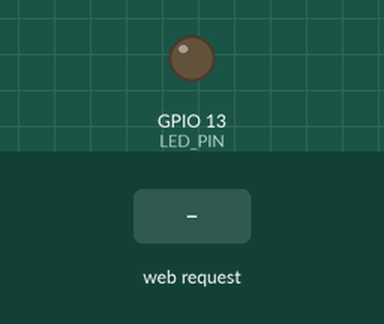
Simulated run of this sketch. Board: ESP32. On the bench: output pins drawn as LEDs (lit = HIGH). Inputs (shaded band) come from the test bench. WiFi joins after 1.5 s; servers stay silent unless stated; what the sketch prints to the serial monitor is not drawn.

Above: at 3.2 s.
3.3 s: HTTP request GET /lightson received
At 4.5 s:
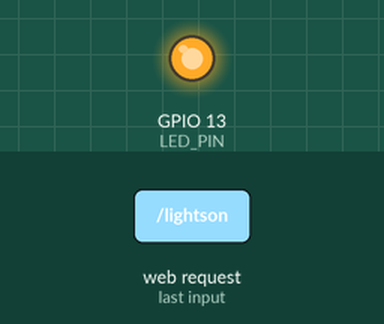
4.8 s: HTTP request GET /lightsoff received
At 5.7 s:
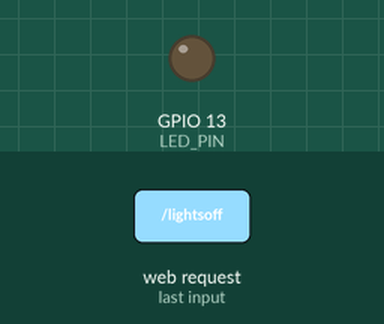
Timing chart, 0 to 7.8 s (numbered marks = the images above; inputs shaded):
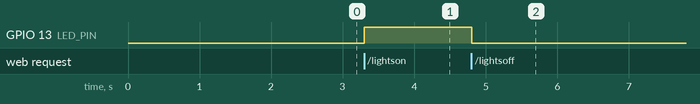

Measured:
- after the input at 3.3 s, GPIO 13 (LED_PIN): LOW → HIGH at once
- after the input at 4.8 s, GPIO 13 (LED_PIN): HIGH → LOW at once

The sketch:

LED_esp.ino
```cpp
#include <WiFi.h>
#include <AsyncTCP.h>
#include <ESPAsyncWebServer.h>

const char *ssid = "uos-other";
const char *password = "shefotherkey05";

const int LED_PIN = 13;

AsyncWebServer server(80);

void setup() {
  Serial.begin(115200);

  pinMode(LED_PIN, OUTPUT);

  WiFi.begin(ssid, password);
  while (WiFi.status() != WL_CONNECTED) {
    delay(1000);
    Serial.println("Connecting to WiFi...");
  }

  Serial.println("Connected to WiFi");
  Serial.print("IP Address: ");
  Serial.println(WiFi.localIP());

  // Route for turning lights on
  server.on("/lightson", HTTP_GET, [](AsyncWebServerRequest *request) {
    digitalWrite(LED_PIN, HIGH);
    request->send(200, "text/plain", "Lights turned on");
  });

  // Route for turning lights off
  server.on("/lightsoff", HTTP_GET, [](AsyncWebServerRequest *request) {
    digitalWrite(LED_PIN, LOW);
    request->send(200, "text/plain", "Lights turned off");
  });

  server.begin();
}

void loop() {}
```
